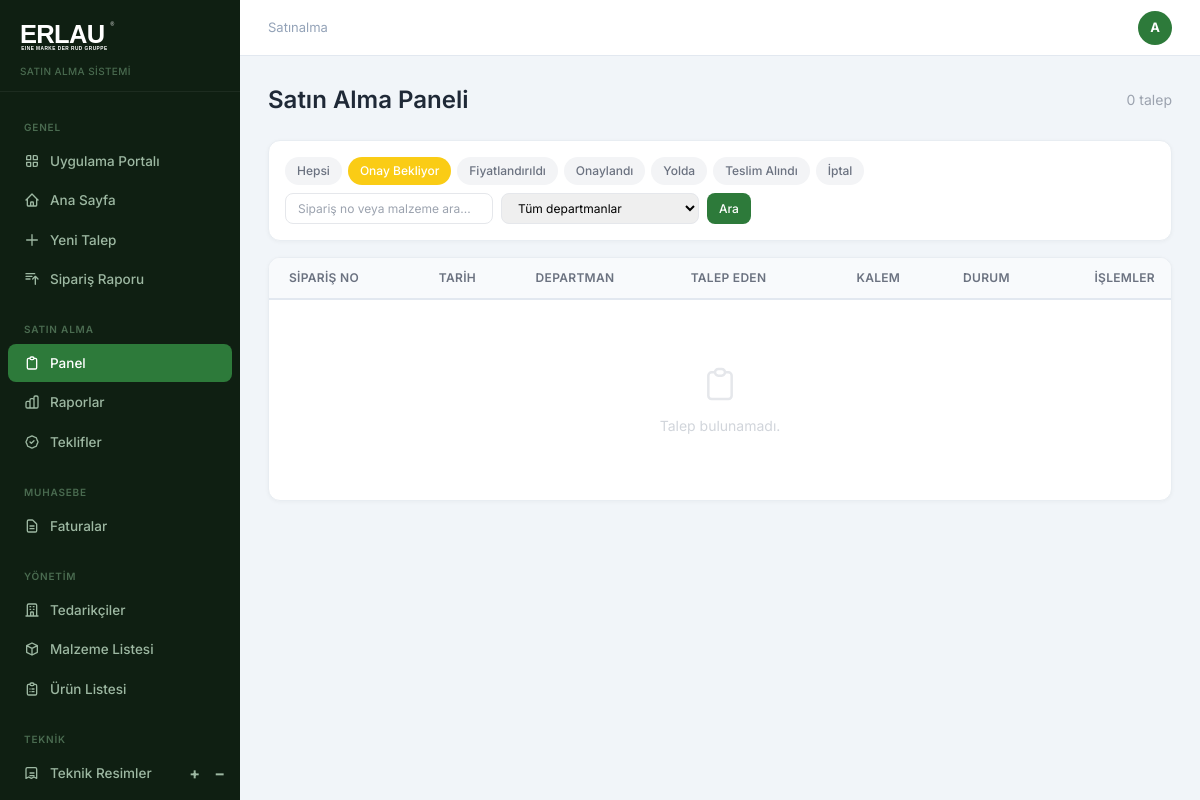
Before: /satinalma/panel?durum=bekliyor (signed in) with the older database file.
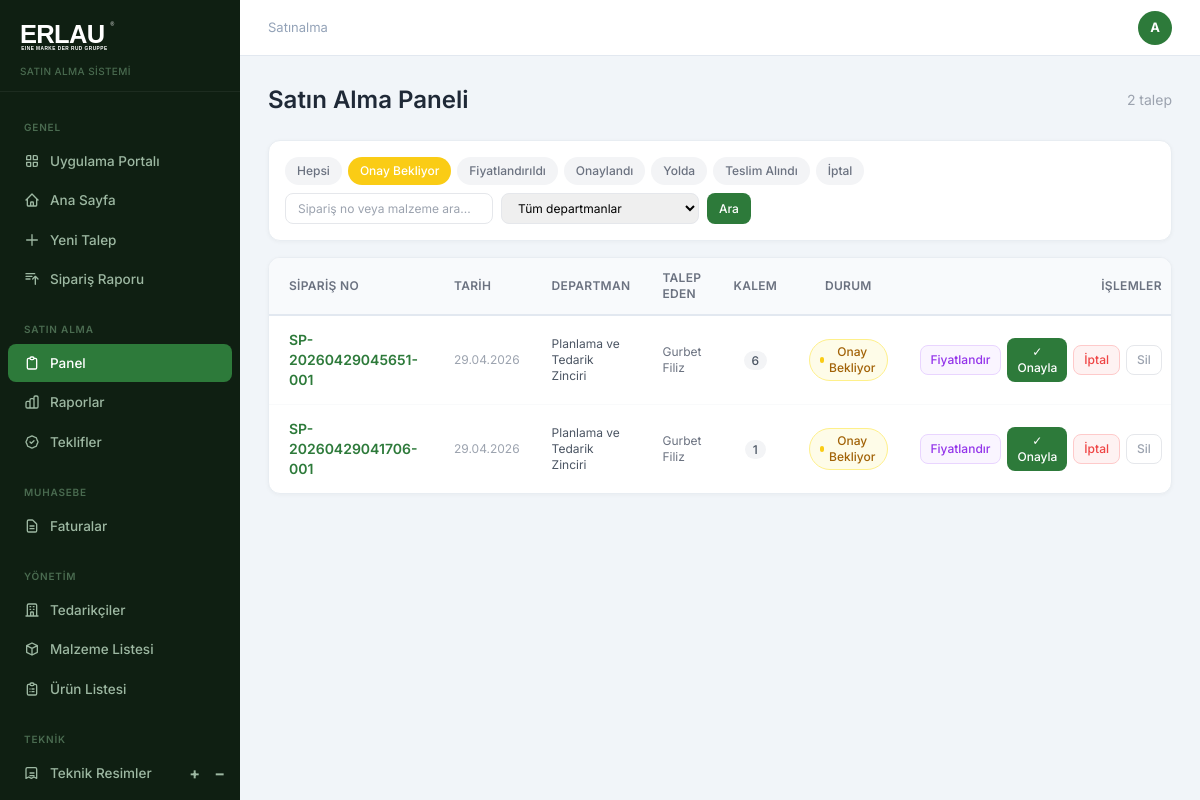
After: the same page with the newer database file.
### app/models.py (models this page shows)
class TalepFormu(db.Model):
    id = db.Column(db.Integer, primary_key=True)
    siparis_no = db.Column(db.String(50), unique=True, nullable=False, index=True)
    talep_eden_id = db.Column(db.Integer, db.ForeignKey('user.id'), index=True)
    department_id = db.Column(db.Integer, db.ForeignKey('department.id'), index=True)
    durum = db.Column(db.String(30), default='bekliyor', index=True)
    yolda_tarihi = db.Column(db.DateTime)
    created_at = db.Column(db.DateTime, default=datetime.utcnow, index=True)
    updated_at = db.Column(db.DateTime, default=datetime.utcnow, onupdate=datetime.utcnow)
    kalemler = db.relationship('TalepKalem', backref='talep', lazy=True, cascade='all, delete-orphan')
    department = db.relationship('Department', foreign_keys=[department_id])

class Department(db.Model):
    id = db.Column(db.Integer, primary_key=True)
    name = db.Column(db.String(100), nullable=False, unique=True)
    users = db.relationship('User', backref='department', lazy=True)

class User(db.Model, UserMixin):
    id = db.Column(db.Integer, primary_key=True)
    name = db.Column(db.String(100), nullable=False)
    email = db.Column(db.String(120), unique=True, nullable=False)
    password = db.Column(db.String(200), nullable=False)
    role = db.Column(db.String(20), default='personel')
    department_id = db.Column(db.Integer, db.ForeignKey('department.id'), index=True)
    created_at = db.Column(db.DateTime, default=datetime.utcnow, index=True)
    is_active = db.Column(db.Boolean, default=True)
    unvan = db.Column(db.String(100))
    telefon = db.Column(db.String(20))
    dogum_tarihi = db.Column(db.Date)
    unvan_pdf_goster = db.Column(db.Boolean, default=False)
    son_giris = db.Column(db.DateTime)
    sifre_degisim_tarihi = db.Column(db.DateTime)
    tablet_pin = db.Column(db.String(6))
    bildirim_email = db.Column(db.Boolean, default=True)
    teknik_resim_yetki = db.Column(db.Boolean, default=False)
    liste_yetki = db.Column(db.Boolean, default=False)
    talepler = db.relationship('TalepFormu', backref='talep_eden', lazy=True)

### app/routes.py (the view)
@satin_alma.route('/panel')
@login_required
@role_required('satinalma', 'admin', 'gm')
def panel():
    durum = request.args.get('durum', 'hepsi')
    dept = request.args.get('dept', '')
    arama = request.args.get('q', '').strip()
    page = request.args.get('page', 1, type=int)
    q = TalepFormu.query.options(
        selectinload(TalepFormu.kalemler),
        selectinload(TalepFormu.talep_eden),
        selectinload(TalepFormu.department),
    )
    if durum != 'hepsi':
        q = q.filter_by(durum=durum)
    if dept:
        q = q.filter_by(department_id=dept)
    if arama:
        from sqlalchemy import or_
        q = q.filter(or_(
            TalepFormu.siparis_no.ilike(f'%{arama}%'),
            TalepFormu.kalemler.any(TalepKalem.malzeme_adi.ilike(f'%{arama}%'))
        ))
    pagination = q.order_by(TalepFormu.created_at.desc()).paginate(page=page, per_page=20, error_out=False)
    departmanlar = Department.query.all()
    return render_template('satinalma_panel.html',
        talepler=pagination.items,
        pagination=pagination,
        departmanlar=departmanlar,
        secili_durum=durum,
        arama=arama,
        dept_filtre=dept)

### app/models.py (called while the page is built)
@login_manager.user_loader
def load_user(user_id):
    return User.query.get(int(user_id))

### app/routes.py (called while the page is built)
def role_required(*roles):
    def decorator(f):
        @wraps(f)
        def decorated_function(*args, **kwargs):
            if not current_user.is_authenticated or current_user.role not in roles:
                flash('Bu sayfaya erişim yetkiniz yok.', 'danger')
                return redirect(url_for('main.dashboard'))
            return f(*args, **kwargs)
        return decorated_function
    return decorator

### app/templates/satinalma_panel.html (shortened to what the changed rows need)
{% extends 'base.html' %}
{% block content %}
<div class="flex items-center justify-between mb-6">
  <h1 class="text-2xl font-semibold text-gray-800">Satın Alma Paneli</h1>
  <span class="text-sm text-gray-400">{{ pagination.total }} talep</span>
</div>
<div class="card overflow-hidden">
  <table class="w-full text-sm">
    <thead>
      <tr style="background:#f8fafc; border-bottom: 2px solid #e2e8f0">
        <th class="px-5 py-3 text-left text-xs font-semibold text-gray-500 uppercase tracking-wide">Sipariş No</th>
        <th class="px-4 py-3 text-left text-xs font-semibold text-gray-500 uppercase tracking-wide">Tarih</th>
        <th class="px-4 py-3 text-left text-xs font-semibold text-gray-500 uppercase tracking-wide">Departman</th>
        <th class="px-4 py-3 text-left text-xs font-semibold text-gray-500 uppercase tracking-wide">Talep Eden</th>
        <th class="px-4 py-3 text-center text-xs font-semibold text-gray-500 uppercase tracking-wide">Kalem</th>
        <th class="px-4 py-3 text-center text-xs font-semibold text-gray-500 uppercase tracking-wide">Durum</th>
        <th class="px-4 py-3 text-right text-xs font-semibold text-gray-500 uppercase tracking-wide">İşlemler</th>
      </tr>
    </thead>
    <tbody class="divide-y divide-gray-50">
      {% for talep in talepler %}
      <tr class="hover:bg-gray-50 transition-colors {% if talep.durum in ['teslim_alindi', 'iptal'] %}opacity-60{% endif %}">
        <td class="px-5 py-3.5">
          <a href="{{ url_for('main.talep_detay', talep_id=talep.id) }}"
            class="font-semibold erlau-green-text hover:underline text-sm">
            {{ talep.siparis_no }}
          </a>
        </td>
        <td class="px-4 py-3.5 text-xs text-gray-400">{{ talep.created_at.strftime('%d.%m.%Y') }}</td>
        <td class="px-4 py-3.5 text-xs text-gray-600">{{ talep.department.name if talep.department else '—' }}</td>
        <td class="px-4 py-3.5 text-xs text-gray-500">{{ talep.talep_eden.name if talep.talep_eden else '—' }}</td>
        <td class="px-4 py-3.5 text-center">
          <span class="text-xs font-medium text-gray-600 bg-gray-100 px-2 py-0.5 rounded-full">{{ talep.kalemler|length }}</span>
        </td>
        <td class="px-4 py-3.5 text-center">
          {% if talep.durum == 'bekliyor' %}
            <span class="inline-flex items-center gap-1 text-xs font-medium bg-yellow-50 text-yellow-700 border border-yellow-200 px-2.5 py-1 rounded-full">
              <span class="w-1.5 h-1.5 bg-yellow-400 rounded-full"></span>Onay Bekliyor
            </span>
          {% elif talep.durum == 'fiyatlandirildi' %}
            <span class="inline-flex items-center gap-1 text-xs font-medium bg-purple-50 text-purple-700 border border-purple-200 px-2.5 py-1 rounded-full">
              <span class="w-1.5 h-1.5 bg-purple-400 rounded-full"></span>Fiyatlandırıldı
            </span>
          {% elif talep.durum == 'onaylandi' %}
            <span class="inline-flex items-center gap-1 text-xs font-medium bg-green-50 text-green-700 border border-green-200 px-2.5 py-1 rounded-full">
              <span class="w-1.5 h-1.5 bg-green-400 rounded-full"></span>Onaylandı
            </span>
          {% elif talep.durum == 'yolda' %}
            <span class="inline-flex items-center gap-1 text-xs font-medium bg-blue-50 text-blue-700 border border-blue-200 px-2.5 py-1 rounded-full">
              <span class="w-1.5 h-1.5 bg-blue-400 rounded-full animate-pulse"></span>Yolda
            </span>
          {% elif talep.durum == 'teslim_alindi' %}
            <span class="inline-flex items-center gap-1 text-xs font-medium bg-gray-50 text-gray-500 border border-gray-200 px-2.5 py-1 rounded-full">
              <span class="w-1.5 h-1.5 bg-gray-400 rounded-full"></span>Teslim Alındı
            </span>
          {% elif talep.durum == 'iptal' %}
            <span class="inline-flex items-center gap-1 text-xs font-medium bg-red-50 text-red-500 border border-red-200 px-2.5 py-1 rounded-full">
              <span class="w-1.5 h-1.5 bg-red-400 rounded-full"></span>İptal
            </span>
          {% endif %}
        </td>
        <td class="px-4 py-3.5">
          <div class="flex gap-1.5 justify-end items-center">
            {% if talep.durum in ['bekliyor', 'fiyatlandirildi'] %}
            <a href="{{ url_for('satin_alma.fiyatlandir', talep_id=talep.id) }}"
              class="text-xs font-medium text-purple-600 border border-purple-200 bg-purple-50 hover:bg-purple-100 px-2.5 py-1.5 rounded-lg transition-colors">
              Fiyatlandır
            </a>
            {% elif talep.durum in ['onaylandi', 'yolda'] %}
            <a href="{{ url_for('satin_alma.fiyatlandir', talep_id=talep.id) }}"
              class="text-xs font-medium text-orange-600 border border-orange-200 bg-orange-50 hover:bg-orange-100 px-2.5 py-1.5 rounded-lg transition-colors">
              Fiyat Düzelt
            </a>
            {% endif %}
            {% if talep.durum == 'bekliyor' %}
            <form method="POST" action="{{ url_for('satin_alma.durum_guncelle', talep_id=talep.id) }}" class="inline">
              <button type="submit" class="text-xs font-medium text-white erlau-green px-2.5 py-1.5 rounded-lg hover:opacity-90 transition-opacity">
                ✓ Onayla
              </button>
            </form>
            {% endif %}
            {% if talep.durum not in ['iptal', 'teslim_alindi'] %}
            <form method="POST" action="{{ url_for('satin_alma.iptal', talep_id=talep.id) }}" class="inline" onsubmit="return confirm('Talebi iptal etmek istediğinize emin misiniz?')">
              <button type="submit" class="text-xs font-medium text-red-500 border border-red-200 bg-red-50 hover:bg-red-100 px-2.5 py-1.5 rounded-lg transition-colors">
                İptal
              </button>
            </form>
            {% endif %}
            <form method="POST" action="{{ url_for('main.talep_sil', talep_id=talep.id) }}" class="inline" onsubmit="return confirm('Talep kalıcı olarak silinecek. Emin misiniz?')">
              <button type="submit" class="text-xs font-medium text-gray-400 border border-gray-200 hover:bg-red-50 hover:text-red-500 hover:border-red-200 px-2.5 py-1.5 rounded-lg transition-colors">
                Sil
              </button>
            </form>
          </div>
        </td>
      </tr>
      {% endfor %}
      {% if not talepler %}
      <tr>
        <td colspan="7" class="px-4 py-16 text-center text-gray-300">
          <svg class="w-10 h-10 mx-auto mb-3 text-gray-200" fill="none" stroke="currentColor" viewBox="0 0 24 24">
            <path stroke-linecap="round" stroke-linejoin="round" stroke-width="1.5" d="M9 5H7a2 2 0 00-2 2v12a2 2 0 002 2h10a2 2 0 002-2V7a2 2 0 00-2-2h-2M9 5a2 2 0 002 2h2a2 2 0 002-2M9 5a2 2 0 012-2h2a2 2 0 012 2"/>
          </svg>
          <p class="text-sm">Talep bulunamadı.</p>
        </td>
      </tr>
      {% endif %}
    </tbody>
  </table>
</div>
{% endblock %}

Changed rows visible on the page:
added TalepFormu: siparis_no "SP-20260429045651-001", created_at "29.04.2026", department "Planlama ve Tedarik Zinciri", talep_eden "Gurbet Filiz", kalemler|length "6", durum "bekliyor" (drawn)
added TalepFormu: siparis_no "SP-20260429041706-001", created_at "29.04.2026", department "Planlama ve Tedarik Zinciri", talep_eden "Gurbet Filiz", kalemler|length "1", durum "bekliyor" (drawn)
Other visible differences:
{{ pagination.total }}: "0" → "2"
text no longer shown: "Talep bulunamadı."
